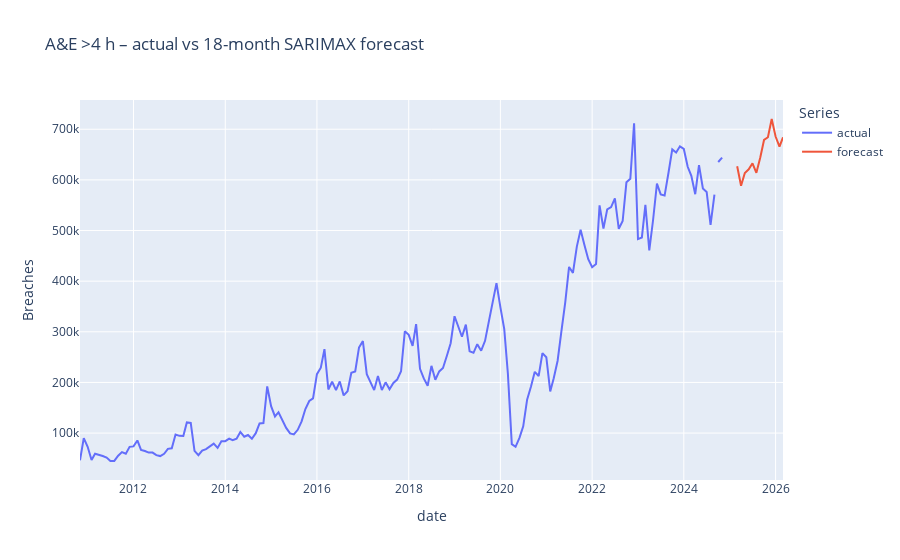

Notebook code cell kept with this figure:
### Code cell
fig = px.line(
    plot_df,
    x="date",
    y=["actual", "forecast"],
    labels={"value": "Breaches", "variable": "Series"},
    title="A&E >4 h – actual vs 18-month SARIMAX forecast",
)
fig.write_html("../outputs/ae_breach_forecast.html")
fig.show()

### Figure 1 — Plotly figure (JSON) as saved in the notebook; plotly's stock layout.template omitted (floating-point values rounded to 4 significant figures; data arrays with more than 128 entries replaced by an {"elided": "..."} marker saying what was removed)
{"data": [{"hovertemplate": "Series=actual<br>date=%{x}<br>Breaches=%{y}<extra></extra>", "legendgroup": "actual", "line": {"color": "#636efa", "dash": "solid"}, "marker": {"symbol": "circle"}, "mode": "lines", "name": "actual", "orientation": "v", "showlegend": true, "type": "scatter", "x": {"elided": "191 str values"}, "xaxis": "x", "y": {"elided": "191 float values"}, "yaxis": "y"}, {"hovertemplate": "Series=forecast<br>date=%{x}<br>Breaches=%{y}<extra></extra>", "legendgroup": "forecast", "line": {"color": "#EF553B", "dash": "solid"}, "marker": {"symbol": "circle"}, "mode": "lines", "name": "forecast", "orientation": "v", "showlegend": true, "type": "scatter", "x": {"elided": "191 str values"}, "xaxis": "x", "y": {"elided": "191 float values"}, "yaxis": "y"}], "layout": {"legend": {"title": {"text": "Series"}, "tracegroupgap": 0}, "title": {"text": "A&E >4 h – actual vs 18-month SARIMAX forecast"}, "xaxis": {"anchor": "y", "domain": [0, 1], "title": {"text": "date"}}, "yaxis": {"anchor": "x", "domain": [0, 1], "title": {"text": "Breaches"}}}}
